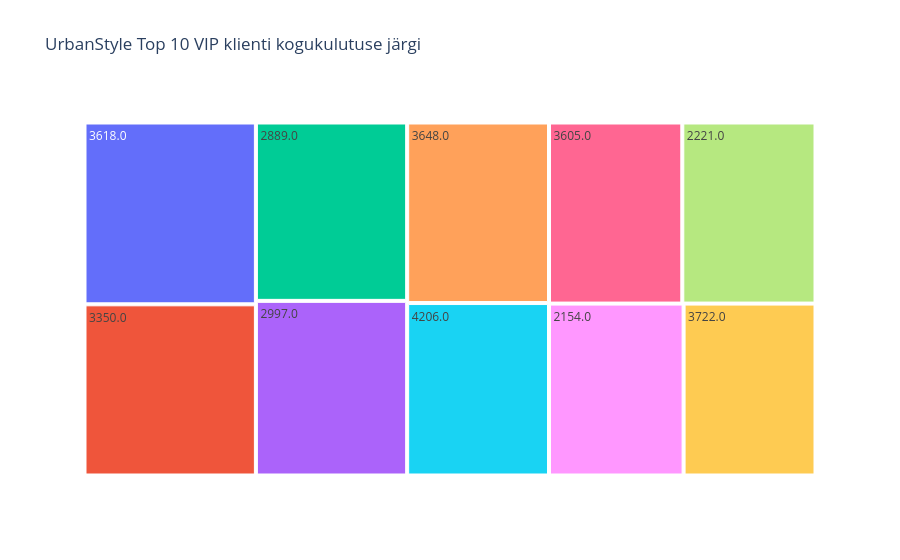

Notebook source saved alongside this figure:
### Markdown cell above
#Ikka pole rahul, proovin veel kahte diagrammi:

### Code cell
vip = (
    rfm[rfm["segment"] == "VIP Champions"]
    .nlargest(10, "monetary")
)

fig = px.treemap(
    vip,
    path=["customer_id"],
    values="monetary",
    title="UrbanStyle Top 10 VIP klienti kogukulutuse järgi",
    labels={
        "customer_id": "Kliendi ID",
        "monetary": "Kogukulutus (€)"
    }
)

fig.show()

### Figure 1 — Plotly figure (JSON) as saved in the notebook; plotly's stock layout.template omitted (floating-point values rounded to 4 significant figures)
{"data": [{"branchvalues": "total", "domain": {"x": [0, 1], "y": [0, 1]}, "hovertemplate": "labels=%{label}<br>Kogukulutus (€)=%{value}<br>parent=%{parent}<br>id=%{id}<extra></extra>", "ids": ["3618.0", "3350.0", "2889.0", "2997.0", "3648.0", "4206.0", "3605.0", "2221.0", "2154.0", "3722.0"], "labels": ["3618.0", "3350.0", "2889.0", "2997.0", "3648.0", "4206.0", "3605.0", "2221.0", "2154.0", "3722.0"], "name": "", "parents": ["", "", "", "", "", "", "", "", "", ""], "type": "treemap", "values": [27920.0, 26290.0, 24170.0, 23670.0, 22940.0, 21920.0, 21630.0, 21610.0, 20730.0, 20320.0]}], "layout": {"legend": {"tracegroupgap": 0}, "title": {"text": "UrbanStyle Top 10 VIP klienti kogukulutuse järgi"}}}
